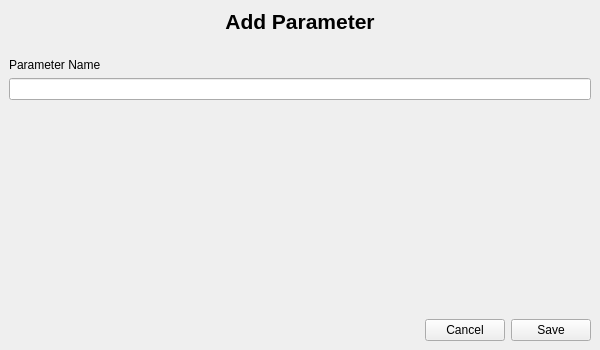
<?xml version="1.0" encoding="UTF-8"?>
<ui version="4.0">
 <class>Form</class>
 <widget class="QWidget" name="Form">
  <property name="geometry">
   <rect>
    <x>0</x>
    <y>0</y>
    <width>600</width>
    <height>350</height>
   </rect>
  </property>
  <property name="maximumSize">
   <size>
    <width>600</width>
    <height>350</height>
   </size>
  </property>
  <property name="windowTitle">
   <string>Form</string>
  </property>
  <layout class="QVBoxLayout" name="verticalLayout_2">
   <property name="leftMargin">
    <number>0</number>
   </property>
   <property name="topMargin">
    <number>0</number>
   </property>
   <property name="rightMargin">
    <number>0</number>
   </property>
   <property name="bottomMargin">
    <number>0</number>
   </property>
   <item>
    <widget class="QWidget" name="widget" native="true">
     <layout class="QHBoxLayout" name="horizontalLayout">
      <item>
       <widget class="QLabel" name="label">
        <property name="font">
         <font>
          <pointsize>16</pointsize>
          <weight>75</weight>
          <bold>true</bold>
         </font>
        </property>
        <property name="text">
         <string>Add Parameter</string>
        </property>
        <property name="alignment">
         <set>Qt::AlignCenter</set>
        </property>
       </widget>
      </item>
     </layout>
    </widget>
   </item>
   <item>
    <widget class="QWidget" name="widget_2" native="true">
     <layout class="QVBoxLayout" name="verticalLayout">
      <item>
       <widget class="QLabel" name="label_2">
        <property name="text">
         <string>Parameter Name</string>
        </property>
       </widget>
      </item>
      <item>
       <widget class="QLineEdit" name="parameterNameEdit"/>
      </item>
      <item>
       <spacer name="verticalSpacer">
        <property name="orientation">
         <enum>Qt::Vertical</enum>
        </property>
        <property name="sizeHint" stdset="0">
         <size>
          <width>20</width>
          <height>40</height>
         </size>
        </property>
       </spacer>
      </item>
     </layout>
    </widget>
   </item>
   <item>
    <widget class="QWidget" name="widget_3" native="true">
     <layout class="QHBoxLayout" name="horizontalLayout_2">
      <item>
       <spacer name="horizontalSpacer">
        <property name="orientation">
         <enum>Qt::Horizontal</enum>
        </property>
        <property name="sizeHint" stdset="0">
         <size>
          <width>416</width>
          <height>20</height>
         </size>
        </property>
       </spacer>
      </item>
      <item>
       <widget class="QPushButton" name="cancelBtn">
        <property name="text">
         <string>Cancel</string>
        </property>
       </widget>
      </item>
      <item>
       <widget class="QPushButton" name="saveBtn">
        <property name="text">
         <string>Save</string>
        </property>
       </widget>
      </item>
     </layout>
    </widget>
   </item>
  </layout>
 </widget>
 <resources/>
 <connections/>
</ui>
